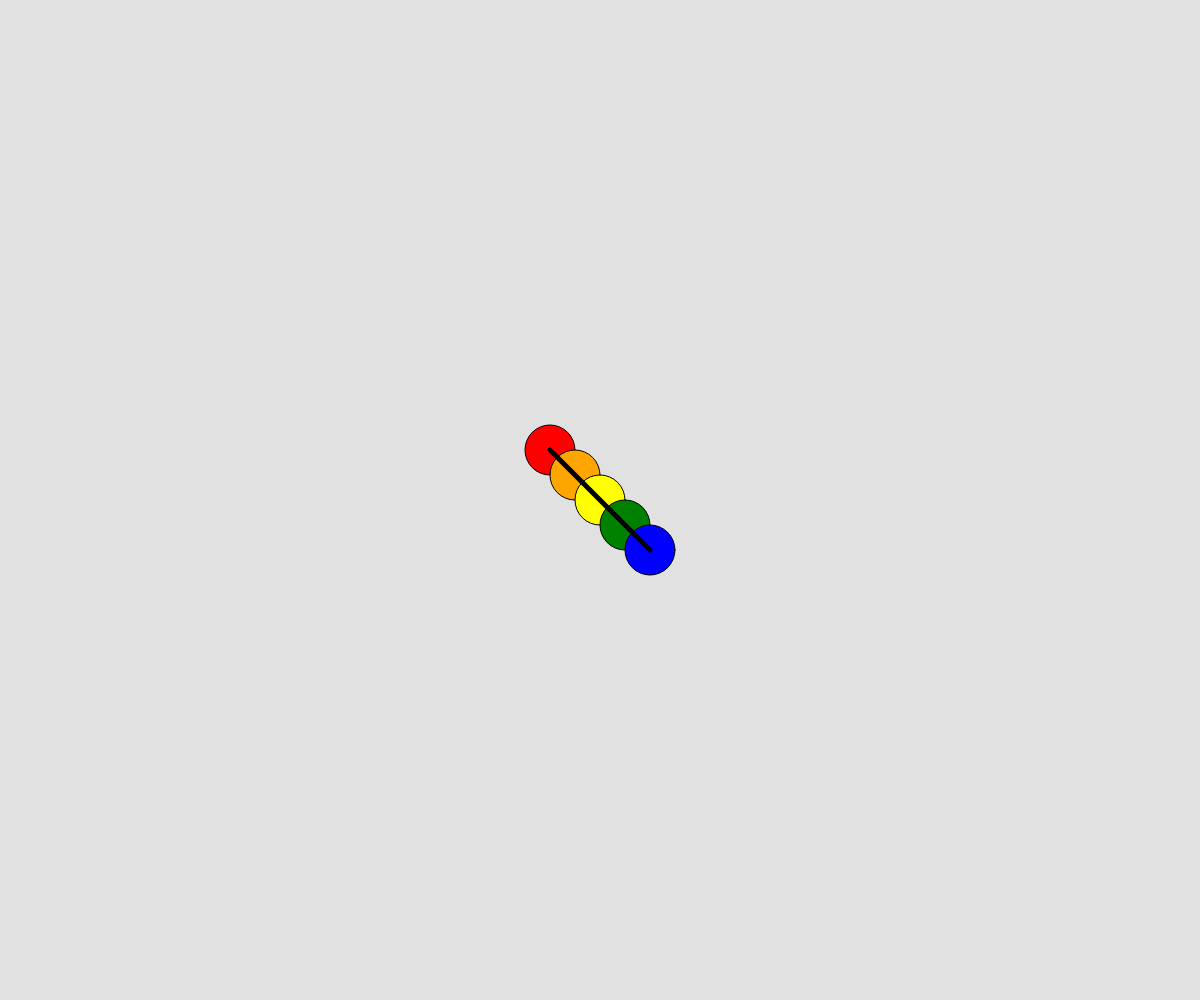
Frame 1 (no input)
Frame 60 (no input): identical to frame 1, image omitted
Frame 120 (the mouse pressed at the canvas centre since frame 60): identical to frame 1, image omitted

The p5.js sketch that drew this single still picture (run headless with seeded random() and noise() and a simulated clock; from frame 60 on, the mouse is pressed at the canvas centre):

// p5.js sketch
// ── sketch.js
function setup() {
  createCanvas(windowWidth, windowHeight);
}

function draw() {
  background(225)
  let centre_X = windowWidth/2
  let centre_Y = windowHeight/2
  strokeWeight(1)
  fill("red")
  ellipse(centre_X-50,centre_Y-50,50)
  fill("orange")
  ellipse(centre_X-25,centre_Y-25,50)
  fill("yellow")
  ellipse(centre_X,centre_Y,50)
  fill("green")
  ellipse(centre_X+25,centre_Y+25,50)
  fill("blue")
  ellipse(centre_X+50,centre_Y+50,50)
  strokeWeight(5)
  line(centre_X-50,centre_Y-50,centre_X+50,centre_Y+50)
}
